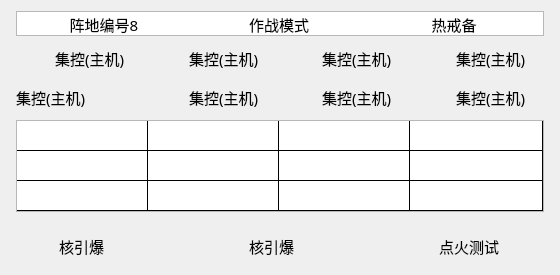
   <widget class="QWidget" name="verticalWidget_2" native="true">
    <property name="geometry">
     <rect>
      <x>-10</x>
      <y>140</y>
      <width>560</width>
      <height>275</height>
     </rect>
    </property>
    <property name="sizePolicy">
     <sizepolicy hsizetype="Fixed" vsizetype="Fixed">
      <horstretch>0</horstretch>
      <verstretch>0</verstretch>
     </sizepolicy>
    </property>
    <property name="minimumSize">
     <size>
      <width>560</width>
      <height>275</height>
     </size>
    </property>
    <property name="maximumSize">
     <size>
      <width>528</width>
      <height>275</height>
     </size>
    </property>
    <layout class="QGridLayout" name="gridLayout_7">
     <item row="2" column="0">
      <layout class="QHBoxLayout" name="horizontalLayout_8">
       <item>
        <widget class="QLabel" name="label1_188">
         <property name="minimumSize">
          <size>
           <width>82</width>
           <height>33</height>
          </size>
         </property>
         <property name="maximumSize">
          <size>
           <width>90</width>
           <height>33</height>
          </size>
         </property>
         <property name="font">
          <font>
           <family>宋体</family>
           <pointsize>11</pointsize>
          </font>
         </property>
         <property name="text">
          <string>集控(主机)</string>
         </property>
        </widget>
       </item>
       <item>
        <widget class="QLabel" name="label_162">
         <property name="minimumSize">
          <size>
           <width>33</width>
           <height>33</height>
          </size>
         </property>
         <property name="maximumSize">
          <size>
           <width>33</width>
           <height>33</height>
          </size>
         </property>
         <property name="styleSheet">
          <string notr="true"/>
         </property>
         <property name="text">
          <string/>
         </property>
        </widget>
       </item>
       <item>
        <widget class="QLabel" name="label_163">
         <property name="minimumSize">
          <size>
           <width>33</width>
           <height>33</height>
          </size>
         </property>
         <property name="maximumSize">
          <size>
           <width>33</width>
           <height>33</height>
          </size>
         </property>
         <property name="styleSheet">
          <string notr="true">border-image: url(:/img/false.png);</string>
         </property>
         <property name="text">
          <string/>
         </property>
        </widget>
       </item>
       <item>
        <widget class="QLabel" name="label1_189">
         <property name="minimumSize">
          <size>
           <width>82</width>
           <height>33</height>
          </size>
         </property>
         <property name="maximumSize">
          <size>
           <width>90</width>
           <height>33</height>
          </size>
         </property>
         <property name="font">
          <font>
           <family>宋体</family>
           <pointsize>11</pointsize>
          </font>
         </property>
         <property name="text">
          <string>集控(主机)</string>
         </property>
        </widget>
       </item>
       <item>
        <widget class="QLabel" name="label_164">
         <property name="minimumSize">
          <size>
           <width>33</width>
           <height>33</height>
          </size>
         </property>
         <property name="maximumSize">
          <size>
           <width>33</width>
           <height>33</height>
          </size>
         </property>
         <property name="styleSheet">
          <string notr="true">border-image: url(:/img/false.png);</string>
         </property>
         <property name="text">
          <string/>
         </property>
        </widget>
       </item>
       <item>
        <widget class="QLabel" name="label1_190">
         <property name="minimumSize">
          <size>
           <width>82</width>
           <height>33</height>
          </size>
         </property>
         <property name="maximumSize">
          <size>
           <width>90</width>
           <height>33</height>
          </size>
         </property>
         <property name="font">
          <font>
           <family>宋体</family>
           <pointsize>11</pointsize>
          </font>
         </property>
         <property name="text">
          <string>集控(主机)</string>
         </property>
        </widget>
       </item>
       <item>
        <widget class="QLabel" name="label_165">
         <property name="minimumSize">
          <size>
           <width>33</width>
           <height>33</height>
          </size>
         </property>
         <property name="maximumSize">
          <size>
           <width>33</width>
           <height>33</height>
          </size>
         </property>
         <property name="styleSheet">
          <string notr="true">border-image: url(:/img/false.png);</string>
         </property>
         <property name="text">
          <string/>
         </property>
        </widget>
       </item>
       <item>
        <widget class="QLabel" name="label1_191">
         <property name="minimumSize">
          <size>
           <width>82</width>
           <height>33</height>
          </size>
         </property>
         <property name="maximumSize">
          <size>
           <width>90</width>
           <height>33</height>
          </size>
         </property>
         <property name="font">
          <font>
           <family>宋体</family>
           <pointsize>11</pointsize>
          </font>
         </property>
         <property name="text">
          <string>集控(主机)</string>
         </property>
        </widget>
       </item>
      </layout>
     </item>
     <item row="3" column="0">
      <widget class="QTableWidget" name="tableWidget_4">
       <property name="minimumSize">
        <size>
         <width>528</width>
         <height>92</height>
        </size>
       </property>
       <property name="maximumSize">
        <size>
         <width>520</width>
         <height>92</height>
        </size>
       </property>
       <property name="styleSheet">
        <string notr="true">gridline-color: rgb(0, 0, 0);</string>
       </property>
       <property name="verticalScrollBarPolicy">
        <enum>Qt::ScrollBarAlwaysOff</enum>
       </property>
       <property name="horizontalScrollBarPolicy">
        <enum>Qt::ScrollBarAlwaysOff</enum>
       </property>
       <property name="rowCount">
        <number>3</number>
       </property>
       <property name="columnCount">
        <number>4</number>
       </property>
       <attribute name="horizontalHeaderVisible">
        <bool>false</bool>
       </attribute>
       <attribute name="horizontalHeaderDefaultSectionSize">
        <number>131</number>
       </attribute>
       <attribute name="horizontalHeaderMinimumSectionSize">
        <number>131</number>
       </attribute>
       <attribute name="horizontalHeaderStretchLastSection">
        <bool>true</bool>
       </attribute>
       <attribute name="verticalHeaderVisible">
        <bool>false</bool>
       </attribute>
       <attribute name="verticalHeaderDefaultSectionSize">
        <number>30</number>
       </attribute>
       <attribute name="verticalHeaderStretchLastSection">
        <bool>true</bool>
       </attribute>
       <row/>
       <row/>
       <row/>
       <column/>
       <column/>
       <column/>
       <column/>
      </widget>
     </item>
     <item row="0" column="0">
      <widget class="QTableWidget" name="tableWidget_5">
       <property name="minimumSize">
        <size>
         <width>528</width>
         <height>25</height>
        </size>
       </property>
       <property name="maximumSize">
        <size>
         <width>528</width>
         <height>25</height>
        </size>
       </property>
       <property name="styleSheet">
        <string notr="true">gridline-color: rgba(255, 255, 255, 0);</string>
       </property>
       <property name="verticalScrollBarPolicy">
        <enum>Qt::ScrollBarAlwaysOff</enum>
       </property>
       <property name="horizontalScrollBarPolicy">
        <enum>Qt::ScrollBarAlwaysOff</enum>
       </property>
       <property name="rowCount">
        <number>1</number>
       </property>
       <property name="columnCount">
        <number>3</number>
       </property>
       <attribute name="horizontalHeaderVisible">
        <bool>false</bool>
       </attribute>
       <attribute name="horizontalHeaderDefaultSectionSize">
        <number>175</number>
       </attribute>
       <attribute name="horizontalHeaderMinimumSectionSize">
        <number>175</number>
       </attribute>
       <attribute name="verticalHeaderVisible">
        <bool>false</bool>
       </attribute>
       <attribute name="verticalHeaderDefaultSectionSize">
        <number>25</number>
       </attribute>
       <attribute name="verticalHeaderMinimumSectionSize">
        <number>25</number>
       </attribute>
       <row/>
       <column/>
       <column/>
       <column/>
       <item row="0" column="0">
        <property name="text">
         <string>阵地编号8</string>
        </property>
        <property name="font">
         <font>
          <family>宋体</family>
          <pointsize>11</pointsize>
         </font>
        </property>
        <property name="textAlignment">
         <set>AlignCenter</set>
        </property>
        <property name="background">
         <brush brushstyle="NoBrush">
          <color alpha="255">
           <red>51</red>
           <green>138</green>
           <blue>155</blue>
          </color>
         </brush>
        </property>
       </item>
       <item row="0" column="1">
        <property name="text">
         <string notr="true">作战模式</string>
        </property>
        <property name="font">
         <font>
          <family>宋体</family>
          <pointsize>11</pointsize>
          <weight>50</weight>
          <bold>false</bold>
         </font>
        </property>
        <property name="textAlignment">
         <set>AlignCenter</set>
        </property>
        <property name="background">
         <brush brushstyle="NoBrush">
          <color alpha="255">
           <red>222</red>
           <green>0</green>
           <blue>0</blue>
          </color>
         </brush>
        </property>
       </item>
       <item row="0" column="2">
        <property name="text">
         <string>热戒备</string>
        </property>
        <property name="font">
         <font>
          <family>宋体</family>
          <pointsize>11</pointsize>
         </font>
        </property>
        <property name="textAlignment">
         <set>AlignCenter</set>
        </property>
       </item>
      </widget>
     </item>
     <item row="4" column="0">
      <spacer name="verticalSpacer_2">
       <property name="orientation">
        <enum>Qt::Vertical</enum>
       </property>
       <property name="sizeHint" stdset="0">
        <size>
         <width>20</width>
         <height>40</height>
        </size>
       </property>
      </spacer>
     </item>
     <item row="5" column="0">
      <layout class="QHBoxLayout" name="horizontalLayout_2">
       <item>
        <widget class="QLabel" name="label_25">
         <property name="minimumSize">
          <size>
           <width>35</width>
           <height>35</height>
          </size>
         </property>
         <property name="maximumSize">
          <size>
           <width>35</width>
           <height>35</height>
          </size>
         </property>
         <property name="styleSheet">
          <string notr="true">border-image: url(:/img/pie100.png);</string>
         </property>
         <property name="text">
          <string/>
         </property>
        </widget>
       </item>
       <item>
        <widget class="QLabel" name="label1_192">
         <property name="minimumSize">
          <size>
           <width>100</width>
           <height>33</height>
          </size>
         </property>
         <property name="maximumSize">
          <size>
           <width>100</width>
           <height>33</height>
          </size>
         </property>
         <property name="font">
          <font>
           <family>宋体</family>
           <pointsize>11</pointsize>
          </font>
         </property>
         <property name="text">
          <string>核引爆</string>
         </property>
        </widget>
       </item>
       <item>
        <widget class="QLabel" name="label_26">
         <property name="minimumSize">
          <size>
           <width>76</width>
           <height>33</height>
          </size>
         </property>
         <property name="maximumSize">
          <size>
           <width>76</width>
           <height>33</height>
          </size>
         </property>
         <property name="styleSheet">
          <string notr="true">border-image: url(:/img/Off.png);</string>
         </property>
         <property name="text">
          <string/>
         </property>
        </widget>
       </item>
       <item>
        <widget class="QLabel" name="label1_193">
         <property name="minimumSize">
          <size>
           <width>100</width>
           <height>33</height>
          </size>
         </property>
         <property name="maximumSize">
          <size>
           <width>100</width>
           <height>33</height>
          </size>
         </property>
         <property name="font">
          <font>
           <family>宋体</family>
           <pointsize>11</pointsize>
          </font>
         </property>
         <property name="text">
          <string>核引爆</string>
         </property>
        </widget>
       </item>
       <item>
        <widget class="QLabel" name="label_27">
         <property name="minimumSize">
          <size>
           <width>76</width>
           <height>33</height>
          </size>
         </property>
         <property name="maximumSize">
          <size>
           <width>76</width>
           <height>33</height>
          </size>
         </property>
         <property name="styleSheet">
          <string notr="true">border-image: url(:/img/On.png);</string>
         </property>
         <property name="text">
          <string/>
         </property>
        </widget>
       </item>
       <item>
        <widget class="QLabel" name="label1_194">
         <property name="minimumSize">
          <size>
           <width>100</width>
           <height>33</height>
          </size>
         </property>
         <property name="maximumSize">
          <size>
           <width>100</width>
           <height>33</height>
          </size>
         </property>
         <property name="font">
          <font>
           <family>宋体</family>
           <pointsize>11</pointsize>
          </font>
         </property>
         <property name="text">
          <string>点火测试</string>
         </property>
        </widget>
       </item>
      </layout>
     </item>
     <item row="1" column="0">
      <layout class="QHBoxLayout" name="horizontalLayout_9">
       <item>
        <widget class="QLabel" name="label_146">
         <property name="minimumSize">
          <size>
           <width>33</width>
           <height>33</height>
          </size>
         </property>
         <property name="maximumSize">
          <size>
           <width>33</width>
           <height>33</height>
          </size>
         </property>
         <property name="styleSheet">
          <string notr="true">border-image: url(:/img/false.png);</string>
         </property>
         <property name="text">
          <string/>
         </property>
        </widget>
       </item>
       <item>
        <widget class="QLabel" name="label1_177">
         <property name="minimumSize">
          <size>
           <width>82</width>
           <height>33</height>
          </size>
         </property>
         <property name="maximumSize">
          <size>
           <width>90</width>
           <height>33</height>
          </size>
         </property>
         <property name="font">
          <font>
           <family>宋体</family>
           <pointsize>11</pointsize>
          </font>
         </property>
         <property name="text">
          <string>集控(主机)</string>
         </property>
        </widget>
       </item>
       <item>
        <widget class="QLabel" name="label_166">
         <property name="minimumSize">
          <size>
           <width>33</width>
           <height>33</height>
          </size>
         </property>
         <property name="maximumSize">
          <size>
           <width>33</width>
           <height>33</height>
          </size>
         </property>
         <property name="styleSheet">
          <string notr="true">border-image: url(:/img/false.png);</string>
         </property>
         <property name="text">
          <string/>
         </property>
        </widget>
       </item>
       <item>
        <widget class="QLabel" name="label1_195">
         <property name="minimumSize">
          <size>
           <width>82</width>
           <height>33</height>
          </size>
         </property>
         <property name="maximumSize">
          <size>
           <width>90</width>
           <height>33</height>
          </size>
         </property>
         <property name="font">
          <font>
           <family>宋体</family>
           <pointsize>11</pointsize>
          </font>
         </property>
         <property name="text">
          <string>集控(主机)</string>
         </property>
        </widget>
       </item>
       <item>
        <widget class="QLabel" name="label_167">
         <property name="minimumSize">
          <size>
           <width>33</width>
           <height>33</height>
          </size>
         </property>
         <property name="maximumSize">
          <size>
           <width>33</width>
           <height>33</height>
          </size>
         </property>
         <property name="styleSheet">
          <string notr="true">border-image: url(:/img/false.png);</string>
         </property>
         <property name="text">
          <string/>
         </property>
        </widget>
       </item>
       <item>
        <widget class="QLabel" name="label1_196">
         <property name="minimumSize">
          <size>
           <width>82</width>
           <height>33</height>
          </size>
         </property>
         <property name="maximumSize">
          <size>
           <width>90</width>
           <height>33</height>
          </size>
         </property>
         <property name="font">
          <font>
           <family>宋体</family>
           <pointsize>11</pointsize>
          </font>
         </property>
         <property name="text">
          <string>集控(主机)</string>
         </property>
        </widget>
       </item>
       <item>
        <widget class="QLabel" name="label_168">
         <property name="minimumSize">
          <size>
           <width>33</width>
           <height>33</height>
          </size>
         </property>
         <property name="maximumSize">
          <size>
           <width>33</width>
           <height>33</height>
          </size>
         </property>
         <property name="styleSheet">
          <string notr="true">border-image: url(:/img/false.png);</string>
         </property>
         <property name="text">
          <string/>
         </property>
        </widget>
       </item>
       <item>
        <widget class="QLabel" name="label1_197">
         <property name="minimumSize">
          <size>
           <width>82</width>
           <height>33</height>
          </size>
         </property>
         <property name="maximumSize">
          <size>
           <width>90</width>
           <height>33</height>
          </size>
         </property>
         <property name="font">
          <font>
           <family>宋体</family>
           <pointsize>11</pointsize>
          </font>
         </property>
         <property name="text">
          <string>集控(主机)</string>
         </property>
        </widget>
       </item>
      </layout>
     </item>
    </layout>
   </widget>
